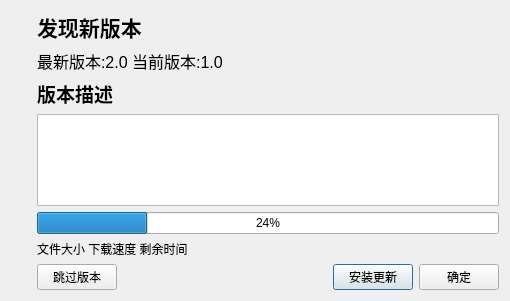
<?xml version="1.0" encoding="UTF-8"?>
<ui version="4.0">
 <class>Form</class>
 <widget class="QWidget" name="Form">
  <property name="geometry">
   <rect>
    <x>0</x>
    <y>0</y>
    <width>510</width>
    <height>301</height>
   </rect>
  </property>
  <property name="windowTitle">
   <string>软件更新</string>
  </property>
  <layout class="QHBoxLayout" name="horizontalLayout_2">
   <item>
    <layout class="QVBoxLayout" name="verticalLayout_2">
     <item>
      <widget class="QLabel" name="label">
       <property name="sizePolicy">
        <sizepolicy hsizetype="Fixed" vsizetype="Fixed">
         <horstretch>0</horstretch>
         <verstretch>0</verstretch>
        </sizepolicy>
       </property>
       <property name="maximumSize">
        <size>
         <width>65</width>
         <height>64</height>
        </size>
       </property>
       <property name="text">
        <string/>
       </property>
       <property name="pixmap">
        <pixmap resource="update_image.qrc">:/images/icon_128x128.png</pixmap>
       </property>
       <property name="scaledContents">
        <bool>true</bool>
       </property>
      </widget>
     </item>
     <item>
      <spacer name="verticalSpacer">
       <property name="orientation">
        <enum>Qt::Vertical</enum>
       </property>
       <property name="sizeHint" stdset="0">
        <size>
         <width>20</width>
         <height>40</height>
        </size>
       </property>
      </spacer>
     </item>
    </layout>
   </item>
   <item>
    <layout class="QVBoxLayout" name="verticalLayout">
     <item>
      <widget class="QLabel" name="label_2">
       <property name="font">
        <font>
         <pointsize>16</pointsize>
         <weight>75</weight>
         <bold>true</bold>
        </font>
       </property>
       <property name="text">
        <string>发现新版本</string>
       </property>
      </widget>
     </item>
     <item>
      <widget class="QLabel" name="label_bbh">
       <property name="font">
        <font>
         <pointsize>12</pointsize>
        </font>
       </property>
       <property name="text">
        <string>最新版本:2.0 当前版本:1.0</string>
       </property>
      </widget>
     </item>
     <item>
      <widget class="QLabel" name="label_3">
       <property name="font">
        <font>
         <pointsize>14</pointsize>
         <weight>75</weight>
         <bold>true</bold>
        </font>
       </property>
       <property name="text">
        <string>版本描述</string>
       </property>
      </widget>
     </item>
     <item>
      <widget class="QTextEdit" name="textEdit">
       <property name="readOnly">
        <bool>true</bool>
       </property>
       <property name="html">
        <string>&lt;!DOCTYPE HTML PUBLIC &quot;-//W3C//DTD HTML 4.0//EN&quot; &quot;http://www.w3.org/TR/REC-html40/strict.dtd&quot;&gt;
&lt;html&gt;&lt;head&gt;&lt;meta name=&quot;qrichtext&quot; content=&quot;1&quot; /&gt;&lt;style type=&quot;text/css&quot;&gt;
p, li { white-space: pre-wrap; }
&lt;/style&gt;&lt;/head&gt;&lt;body style=&quot; font-family:'SimSun'; font-size:9pt; font-weight:400; font-style:normal;&quot;&gt;
&lt;p style=&quot;-qt-paragraph-type:empty; margin-top:0px; margin-bottom:0px; margin-left:0px; margin-right:0px; -qt-block-indent:0; text-indent:0px;&quot;&gt;&lt;br /&gt;&lt;/p&gt;&lt;/body&gt;&lt;/html&gt;</string>
       </property>
       <property name="acceptRichText">
        <bool>false</bool>
       </property>
      </widget>
     </item>
     <item>
      <widget class="QProgressBar" name="progressBar">
       <property name="enabled">
        <bool>true</bool>
       </property>
       <property name="value">
        <number>24</number>
       </property>
      </widget>
     </item>
     <item>
      <widget class="QLabel" name="label_zt">
       <property name="text">
        <string>文件大小 下载速度 剩余时间</string>
       </property>
      </widget>
     </item>
     <item>
      <layout class="QHBoxLayout" name="horizontalLayout">
       <item>
        <widget class="QPushButton" name="pushButton_tgbb">
         <property name="text">
          <string>跳过版本</string>
         </property>
        </widget>
       </item>
       <item>
        <spacer name="horizontalSpacer">
         <property name="orientation">
          <enum>Qt::Horizontal</enum>
         </property>
         <property name="sizeHint" stdset="0">
          <size>
           <width>40</width>
           <height>20</height>
          </size>
         </property>
        </spacer>
       </item>
       <item>
        <widget class="QPushButton" name="pushButton_azgx">
         <property name="text">
          <string>安装更新</string>
         </property>
         <property name="checkable">
          <bool>false</bool>
         </property>
         <property name="autoDefault">
          <bool>true</bool>
         </property>
         <property name="default">
          <bool>true</bool>
         </property>
         <property name="flat">
          <bool>false</bool>
         </property>
        </widget>
       </item>
       <item>
        <widget class="QPushButton" name="pushButton_ok">
         <property name="text">
          <string>确定</string>
         </property>
         <property name="autoDefault">
          <bool>false</bool>
         </property>
         <property name="default">
          <bool>false</bool>
         </property>
        </widget>
       </item>
      </layout>
     </item>
    </layout>
   </item>
  </layout>
 </widget>
 <resources>
  <include location="update_image.qrc"/>
 </resources>
 <connections/>
</ui>
